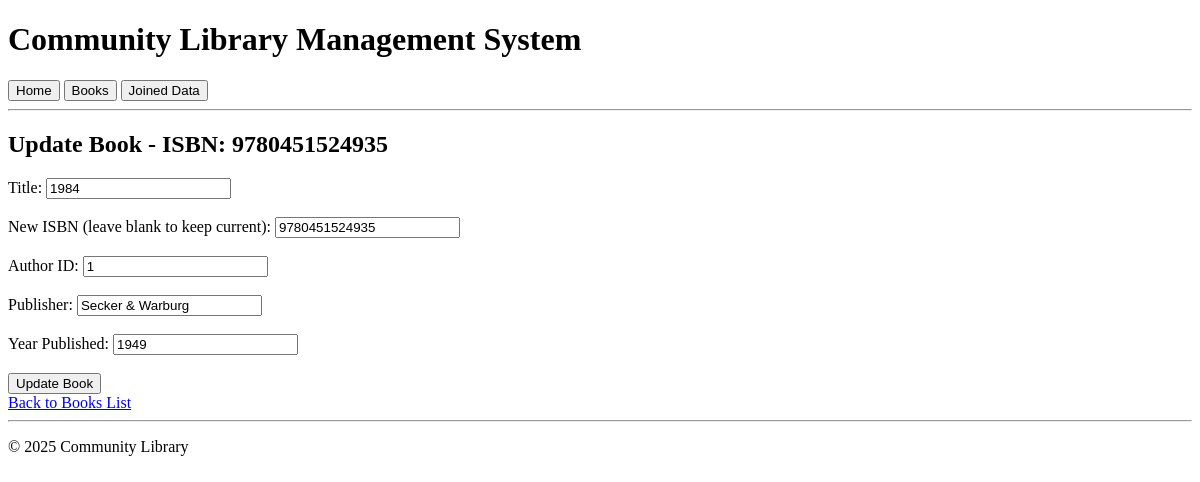
Before: /update_book/9780451524935 with the older database file.
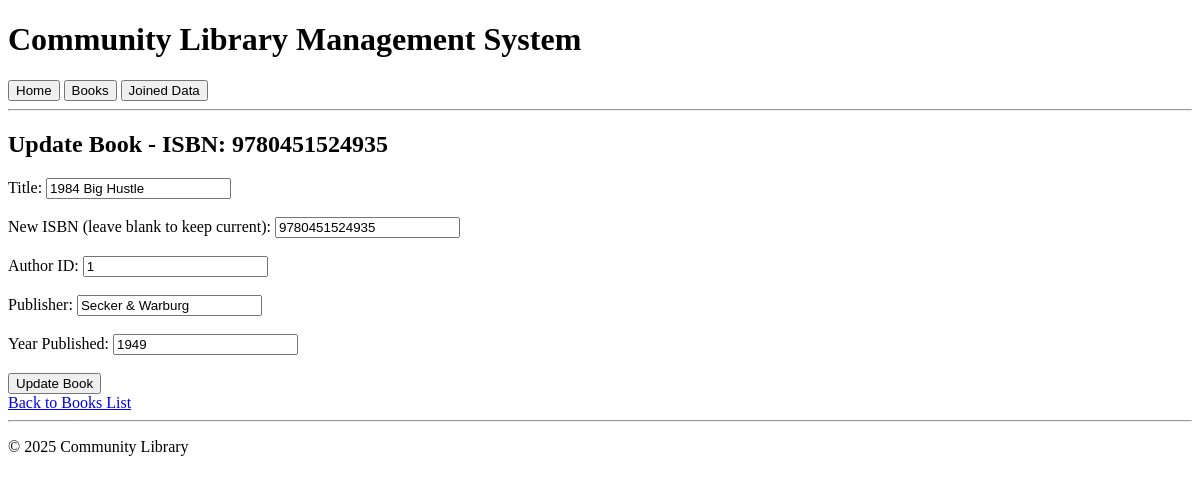
After: the same page with the newer database file.
### tables this page shows
CREATE TABLE Books (
    ISBN VARCHAR(20) PRIMARY KEY,
    Title VARCHAR(100),
    AuthorID INT,
    Publisher VARCHAR(100),
    YearPublished INT,
    FOREIGN KEY (AuthorID) REFERENCES Authors(AuthorID)
);

### main.py (the view)
@app.get("/update_book/{isbn}", response_class=HTMLResponse)
async def get_update_book(isbn: str, request: Request):
    conn = get_db_connection()
    book = conn.execute("SELECT * FROM Books WHERE ISBN = ?", (isbn,)).fetchone()
    conn.close()
    if not book:
        raise HTTPException(status_code=404, detail="Book not found")
    book_data = dict(book)
    return templates.TemplateResponse("update_book.html", {"request": request, "book": book_data})

### templates/update_book.html (shortened to what this page needs)
{% extends "base.html" %}
{% block content %}
<h2>Update Book - ISBN: {{ book.ISBN }}</h2>
<form action="/update_book/{{ book.ISBN }}" method="post">
    <label for="title">Title:</label>
    <input type="text" id="title" name="title" value="{{ book.Title }}" required><br><br>
    <label for="new_isbn">New ISBN (leave blank to keep current):</label>
    <input type="text" id="new_isbn" name="new_isbn" value="{{ book.ISBN }}"><br><br>
    <label for="author_id">Author ID:</label>
    <input type="number" id="author_id" name="author_id" value="{{ book.AuthorID }}" required><br><br>
    <label for="publisher">Publisher:</label>
    <input type="text" id="publisher" name="publisher" value="{{ book.Publisher }}" required><br><br>
    <label for="year_published">Year Published:</label>
    <input type="number" id="year_published" name="year_published" value="{{ book.YearPublished }}" required><br><br>
    <input type="submit" value="Update Book">
</form>
<a href="/books">Back to Books List</a>
{% endblock %}

Changed rows visible on the page:
changed Books "Secker & Warburg": title "1984" → "1984 Big Hustle"
